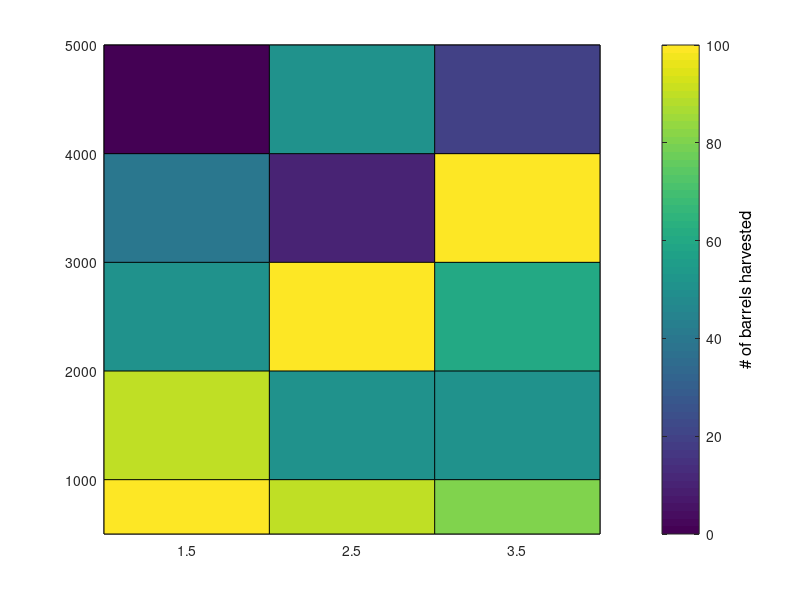

MATLAB code to generate this figure: (Note: this script raises an error after producing the figure.)


% close all;
% clear all;


% -- Example 1:  Plotting multiple pcolor plots that will show:
%
%    a)  A  5 x 3 matrix worth of data
%    b)  The x-axis will have strings as tick marks !
%    c)  The y-axis data will contain defined unitss
%    d)  We will also use Greek letters in our plot !



%  Our fake 5 x 3 data matrix X:

%
%
%                         Coffee bean type
%             
%                       alpha1  alpha2 beta3
%                      |----------------------
%       X    =    500  |   100    90   80 
%                1000  |    90    50   50
%                2000  |    50   100   60
%    (altitidue) 3000  |    40    10  100
%       in ft    4000  |     0    50   20
%
%                 
%     The values inside the 5 x 3 matrix = # of barrels of coffee beans
%                                          harvested at each altitude
%                                          in the higlands of Ethiopia
% 

% -- Suppose you had a 5 x 3 data matrix

X = [100  90  80;
      90  50  50;
      50 100  60;
      40  10 100;
       0  50  20];
   
   
% -- Define the strings we need for the x-axis tick marks
%
my_xtick_strings = { '\alpha1'
                     '\alpha2'
                     '\beta3'};
   
% -- We can immediately ascertain the dimensions of X

disp('This size of data matrix X is');
[number_of_rows, number_of_columns] = size(X)


% \\\\\\\\\\\\\\\\\\\\\\\\\\\\\\\\\\\\\\\\\\\\\\\\\\\\\\\\\\\\\\\
%     Note:  The pcolor command =  A LOWER-LEFT CORNER priority 
%                                  function
% \\\\\\\\\\\\\\\\\\\\\\\\\\\\\\\\\\\\\\\\\\\\\\\\\\\\\\\\\\\\\\\


% -- In order to display the full 5 x 3 data matrix, we need to add
%    1 "fake column and 1 "fake" row of "NaN" data

fake_column = NaN .* ones(number_of_rows, 1);
fake_row    = NaN .* ones(1, number_of_columns + 1);  % -- Note the extra +1 here !

% -- Concatenate fake column
disp('Adding fake column to X');
X_for_pcolor = horzcat(X, fake_column)

% -- Concatenate fake column
disp('Adding fake row to X');
X_for_pcolor = vertcat(X_for_pcolor, fake_row)
   

% \\\\\\\\\\\\\\\\\\\\\\\\\\\\\\\\\\\\\\\\\\\\\\\\\\\\\\\\\\\\\\\
% -- Define a "fake" x-axis
%
% ** Note:  Even though we have 3 columns of data, in order to make the
%           data in column #3 visible using pcolor, we must add 1 more
%           "fake" column worth of x-axis value.
% \\\\\\\\\\\\\\\\\\\\\\\\\\\\\\\\\\\\\\\\\\\\\\\\\\\\\\\\\\\\\\\

x = [1  2  3  4];  

% \\\\\\\\\\\\\\\\\\\\\\\\\\\\\\\\\\\\\\\\\\\\\\\\\\\\\\\\\\\\\\\
% -- Define a real y-axis (altitude...  in units of ft)
% \\\\\\\\\\\\\\\\\\\\\\\\\\\\\\\\\\\\\\\\\\\\\\\\\\\\\\\\\\\\\\\

y = [500 1000 2000 3000 4000 5000];  % -- Notice the extra "5000" ft 
                                     %    y-value. This is for fake
                                     %    data only !
                                       
% -- Creat meshgrid
[Xmesh, Ymesh] = meshgrid(x, y);


% -- We will define colorbar shading values to be:
%
%                   cmin  =  lowest  # of barrels harvested = 0
%                   cmax  =  highest # of barrels harvested = 100

cmin = 0;
cmax = 100;




% \\\\\\\\\\\\\\\\\\\\\\\\\\\\\\\\\\\\\\\\\\\\\\\\\\\\\\\\\\\\\\\
%        Figure 1:  Plot the pcolor data (ascending y-axis version)
% \\\\\\\\\\\\\\\\\\\\\\\\\\\\\\\\\\\\\\\\\\\\\\\\\\\\\\\\\\\\\\\

figure;

% -- make the pcolor plot
my_pcolor_plothandle1 = pcolor(Xmesh, Ymesh, X_for_pcolor);

% -- Add colorbar (and you need the plothandle for the colorbar too !)
colorbar_handle1 = colorbar;

% \\\\\\\\\\\\\\\\\\\\\\\\\\\\\\\\\\\\\\\\\\\\\\\\\\\\\\\
%  -- Using "caxis" to limit the color axis values
% \\\\\\\\\\\\\\\\\\\\\\\\\\\\\\\\\\\\\\\\\\\\\\\\\\\\\\\

caxis(  [cmin  cmax]);


% -- Add string label to colorbar
set(get(colorbar_handle1, 'YLabel'), 'String', '# of barrels harvested', 'FontSize', 12);

% \\\\\\\\\\\\\\\\\\\\\\\\\\\\\\\\\\\\\\\\\\\\\\\\\\\\\\\\\\\\\\\
% -- Now, using the "set(gca, ... )" command, we will replace the x-axis
%    tick marks with our strings:
%
%
%   Location of strings:
%
%
%     x =    1       1.5      2        2.5     3      3.5       4
%   --------------------------------------------------------------------->
%                   alpha1            alpha2         beta3
%

set(gca, 'XTick', [1.5   2.5   3.5  ], 'XTickLabels', my_xtick_strings);

%\\\\\\\\\\\\\\\\\\\\\\\\\\\\\\\\\\\\\\\\\\\\\\\\\\\\\\\\\\\\\\\
%  --  Again, using "set(gca, ...)", let's reverse the y-axis values !!
% \\\\\\\\\\\\\\\\\\\\\\\\\\\\\\\\\\\\\\\\\\\\\\\\\\\\\\\\\\\\\\\

set(gca, 'YDir', 'reverse');

% -- Now, we add the other essentials
xlabel('Coffee bean type');
ylabel('Altitude (ft)');
title(strcat('Example 1:  Greek \sigma_{dammit} values =', num2str(cmax), ' barrels max' ) );
colormap(jet);





